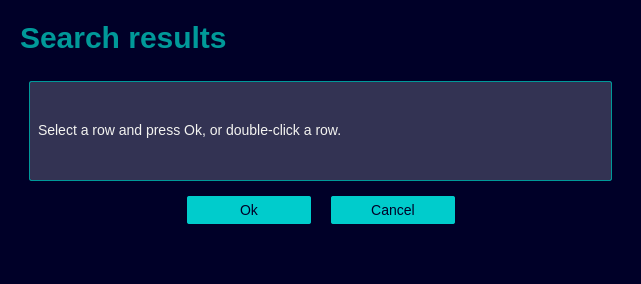
<?xml version="1.0" encoding="UTF-8"?>
<ui version="4.0">
 <class>Popup_table_search</class>
 <widget class="QDialog" name="Popup_table_search">
  <property name="geometry">
   <rect>
    <x>0</x>
    <y>0</y>
    <width>641</width>
    <height>283</height>
   </rect>
  </property>
  <property name="windowTitle">
   <string>Dialog</string>
  </property>
  <property name="styleSheet">
   <string notr="true">*{
	border:none;
	background: #000028;
	padding: 0;
	margin: 0;
	color: #f3f3f0;
	font-family: &quot;SiemensSansPro_A_Bd&quot;;
	font-size: 14px;
}
</string>
  </property>
  <layout class="QGridLayout" name="gridLayout">
   <item row="0" column="0">
    <widget class="QWidget" name="container_main_body" native="true">
     <property name="sizePolicy">
      <sizepolicy hsizetype="MinimumExpanding" vsizetype="Preferred">
       <horstretch>0</horstretch>
       <verstretch>0</verstretch>
      </sizepolicy>
     </property>
     <layout class="QVBoxLayout" name="verticalLayout">
      <item>
       <widget class="QFrame" name="frame_title">
        <property name="sizePolicy">
         <sizepolicy hsizetype="Preferred" vsizetype="Maximum">
          <horstretch>0</horstretch>
          <verstretch>0</verstretch>
         </sizepolicy>
        </property>
        <property name="frameShape">
         <enum>QFrame::Shape::StyledPanel</enum>
        </property>
        <property name="frameShadow">
         <enum>QFrame::Shadow::Raised</enum>
        </property>
        <layout class="QVBoxLayout" name="verticalLayout_12">
         <property name="spacing">
          <number>0</number>
         </property>
         <property name="leftMargin">
          <number>0</number>
         </property>
         <property name="topMargin">
          <number>0</number>
         </property>
         <property name="rightMargin">
          <number>0</number>
         </property>
         <property name="bottomMargin">
          <number>0</number>
         </property>
         <item>
          <widget class="QLabel" name="tittle">
           <property name="sizePolicy">
            <sizepolicy hsizetype="Preferred" vsizetype="Preferred">
             <horstretch>0</horstretch>
             <verstretch>0</verstretch>
            </sizepolicy>
           </property>
           <property name="styleSheet">
            <string notr="true">QLabel {
	color: #009999;
	font-size: 30px;
	font-weight: bold;
}
</string>
           </property>
           <property name="text">
            <string>Search results</string>
           </property>
          </widget>
         </item>
        </layout>
       </widget>
      </item>
      <item>
       <widget class="QWidget" name="widget" native="true">
        <layout class="QHBoxLayout" name="horizontalLayout_2">
         <property name="topMargin">
          <number>20</number>
         </property>
         <item>
          <widget class="QLabel" name="description">
           <property name="minimumSize">
            <size>
             <width>0</width>
             <height>100</height>
            </size>
           </property>
           <property name="styleSheet">
            <string notr="true">background-color: #333353;
border-radius: 2px;
padding: 5px;
padding-bottom: 7px;
margin-top: 0px;
color: #f3f3f0;
border: 1px solid #009999;</string>
           </property>
           <property name="text">
            <string>Select a row and press Ok, or double-click a row.</string>
           </property>
          </widget>
         </item>
        </layout>
       </widget>
      </item>
      <item>
       <widget class="QWidget" name="container_button" native="true">
        <property name="sizePolicy">
         <sizepolicy hsizetype="Preferred" vsizetype="Maximum">
          <horstretch>0</horstretch>
          <verstretch>0</verstretch>
         </sizepolicy>
        </property>
        <property name="styleSheet">
         <string notr="true">QPushButton {
	min-width: 100px;
	max-width: 100px;
    padding: 6px 12px 6px 12px;
    border-radius: 2px;
    opacity: 1;
	text-align:center;
	background-color: #00CCCC;	
	color: #000028;
}

QPushButton:hover {
	background-color: #00FFB9;
}

QPushButton:pressed {	
	background-color: #00E5AA;
}</string>
        </property>
        <layout class="QHBoxLayout" name="horizontalLayout_4">
         <property name="spacing">
          <number>20</number>
         </property>
         <property name="leftMargin">
          <number>0</number>
         </property>
         <property name="topMargin">
          <number>0</number>
         </property>
         <property name="rightMargin">
          <number>0</number>
         </property>
         <property name="bottomMargin">
          <number>40</number>
         </property>
         <item>
          <spacer name="horizontalSpacer_5">
           <property name="orientation">
            <enum>Qt::Orientation::Horizontal</enum>
           </property>
           <property name="sizeHint" stdset="0">
            <size>
             <width>40</width>
             <height>20</height>
            </size>
           </property>
          </spacer>
         </item>
         <item>
          <widget class="QPushButton" name="btn_ok">
           <property name="minimumSize">
            <size>
             <width>124</width>
             <height>0</height>
            </size>
           </property>
           <property name="text">
            <string>Ok</string>
           </property>
          </widget>
         </item>
         <item>
          <widget class="QPushButton" name="btn_cancel">
           <property name="sizePolicy">
            <sizepolicy hsizetype="Minimum" vsizetype="Preferred">
             <horstretch>0</horstretch>
             <verstretch>0</verstretch>
            </sizepolicy>
           </property>
           <property name="minimumSize">
            <size>
             <width>124</width>
             <height>0</height>
            </size>
           </property>
           <property name="text">
            <string>Cancel</string>
           </property>
          </widget>
         </item>
         <item>
          <spacer name="horizontalSpacer_6">
           <property name="orientation">
            <enum>Qt::Orientation::Horizontal</enum>
           </property>
           <property name="sizeHint" stdset="0">
            <size>
             <width>40</width>
             <height>20</height>
            </size>
           </property>
          </spacer>
         </item>
        </layout>
       </widget>
      </item>
     </layout>
    </widget>
   </item>
  </layout>
 </widget>
 <resources/>
 <connections/>
</ui>
